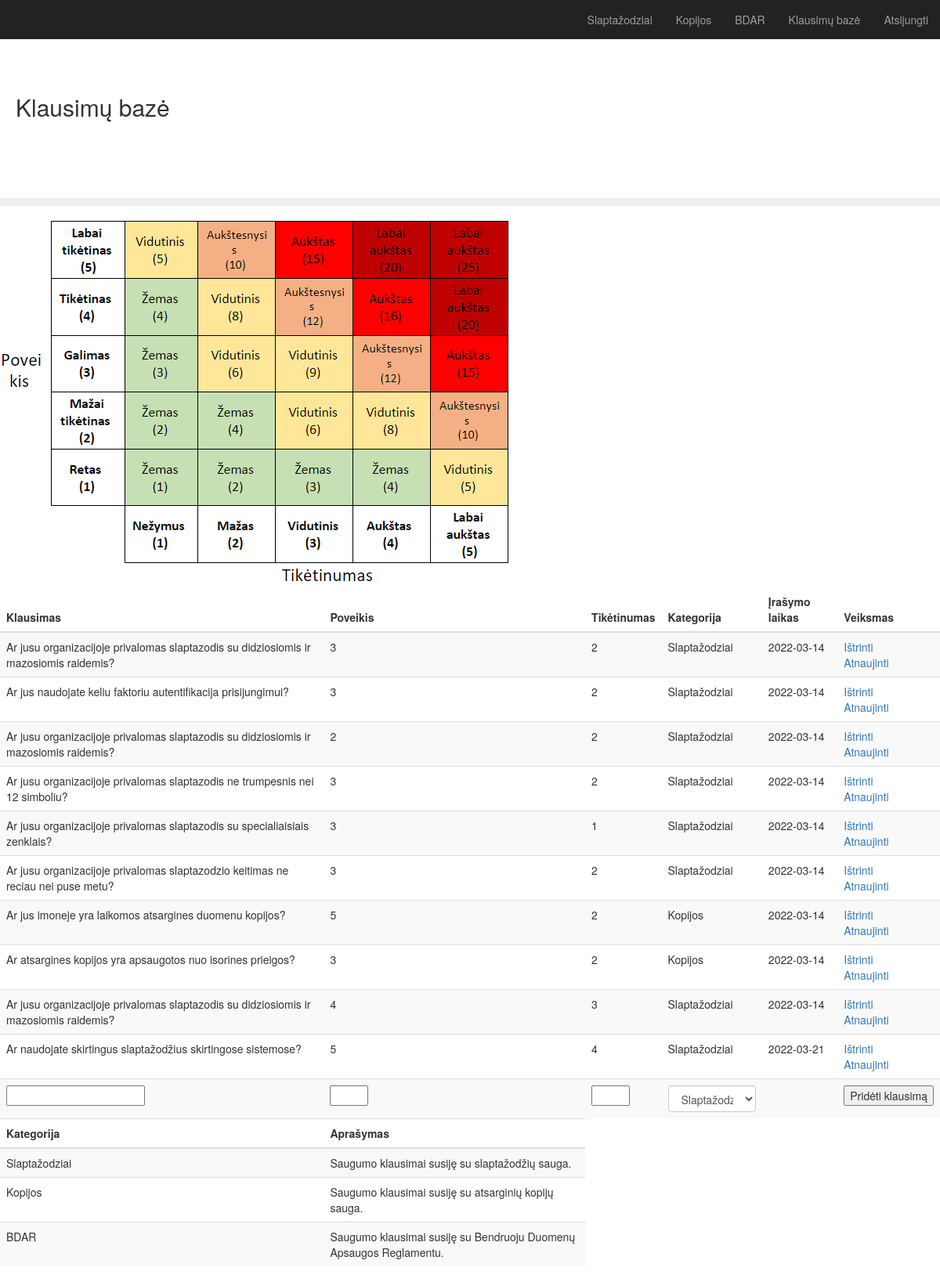
Page / (signed in) on the earlier database version.
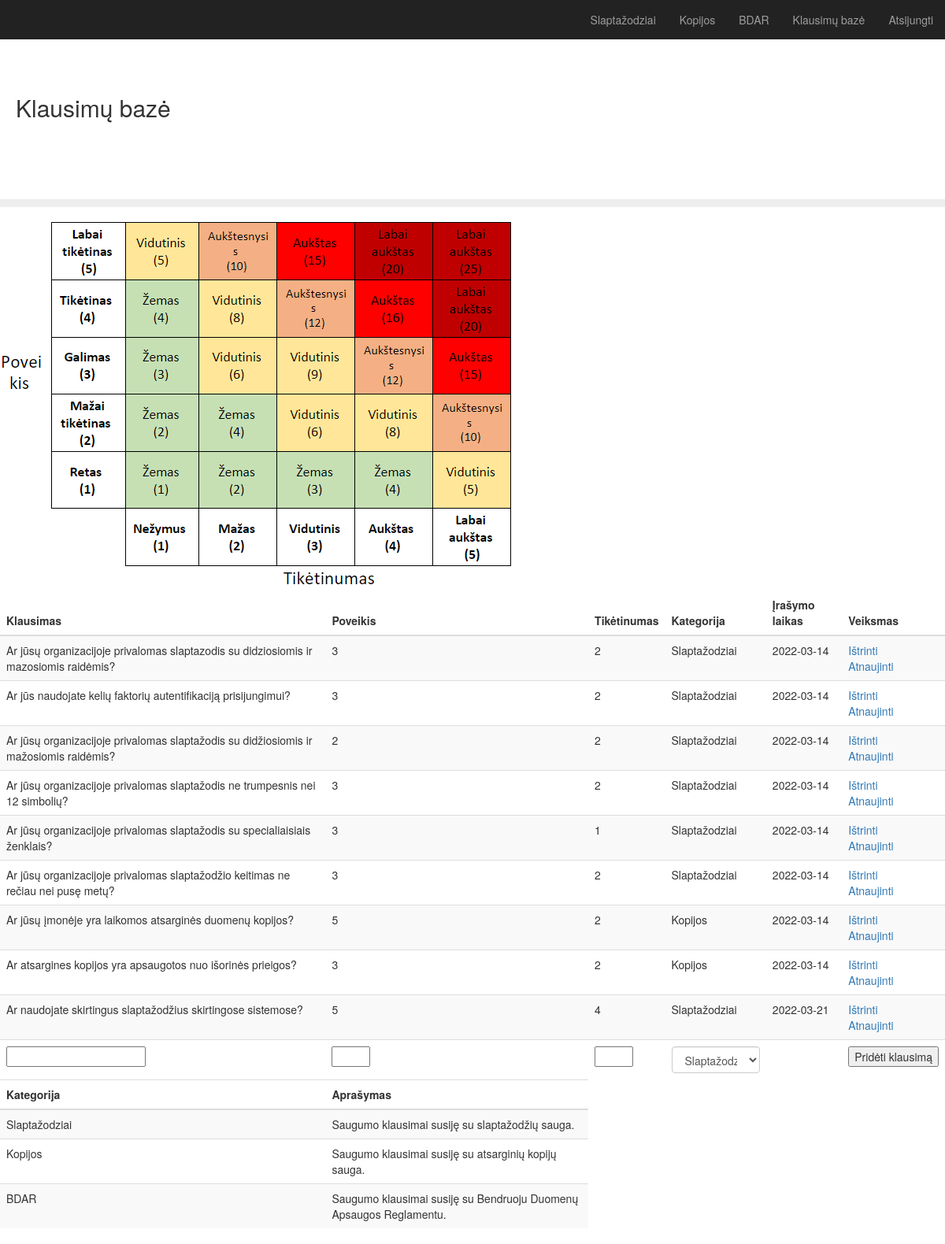
Same page on the later database version.
### app.py (models this page shows)
class Categories(db.Model):
    id = db.Column(db.Integer, primary_key=True)
    category = db.Column(db.String(25), nullable=False)
    description = db.Column(db.String(200), nullable=False)

class Question(db.Model):
    id = db.Column(db.Integer, primary_key=True)
    question = db.Column(db.String(200), nullable=False)
    impact = db.Column(db.Integer, nullable=False)
    likelihood = db.Column(db.Integer, nullable=False)
    category = db.Column(db.String(30), nullable=False)
    date_created = db.Column(db.DateTime, default=datetime.utcnow)

### app.py (the view)
@app.route('/', methods=['POST', 'GET'])
@login_required
def index():
    if request.method == 'POST':
        new_question = request.form['question']
        new_impact = request.form['impact']
        new_likelihood = request.form['likelihood']
        new_category = request.form['category']
        update = Question(question=new_question, impact=new_impact, likelihood=new_likelihood, category=new_category )
        try:
            db.session.add(update)
            db.session.commit()
            return redirect('/')
        except:
            return 'There was an issue adding your row'
    else:
        rows = Question.query.order_by(Question.date_created).all()
        categories = Categories.query.all()
        return render_template('index.html', rows=rows, categories=categories)

### app.py (called while the page is built)
@login_manager.user_loader
def load_user(user_id):
    return User.query.get(int(user_id))

### templates/index.html (shortened to what this page needs)
{% extends "bootstrap/base.html" %}
{% block styles %}
{{super()}}
<link rel="stylesheet" href="{{url_for('.static', filename='main.css')}}">
{% endblock %}
{% block content %}
    <nav class="navbar navbar-inverse navbar-fixed-top">
      <div class="container-fluid">
        <div id="navbar" class="navbar-collapse collapse">
          <ul class="nav navbar-nav navbar-right">
            {% for each in categories %}
            <li><a href="{{ url_for('survey',category=each.category) }}">{{each.category}}</a></li>
            {% endfor %}
            <li><a href="{{ url_for('index') }}">Klausimų bazė</a></li>
            <li><a href="{{ url_for('logout') }}">Atsijungti</a></li>
          </ul>
        </div>
      </div>
    </nav>
  <h2 class="sub-header">Klausimų bazė</h2>
          <div class="table-responsive">
            <table class="table table-striped">
              <thead>
                <tr>
                  <th>Klausimas</th>
                  <th>Poveikis</th>
                  <th>Tikėtinumas</th>
                  <th>Kategorija</th>
                  <th>Įrašymo laikas</th>
                  <th>Veiksmas</th>
                </tr>
              </thead>
              <tbody>
                {% for row in rows %}
                <tr>
                    <td>{{ row.question }}</td>
                    <td>{{ row.impact }}</td>
                    <td>{{ row.likelihood }}</td>
                    <td>{{ row.category }}</td>
                    <td>{{ row.date_created.date() }}</td>
                    <td>
                        <a href="/delete/{{row.id}}">Ištrinti</a>
                        <br>
                        <a href="/update/{{row.id}}">Atnaujinti</a>
                    </td>
                </tr>
            {% endfor %}
            <tr>
              <div class="form">
                  <form action="/" method="POST">
                      <td><input type="text" name="question" id="question"></td>
                      <td><input type="number" name="impact" id="impact" min="1" max="5" required></td>
                      <td><input type="number" name="likelihood" id="likelihood" min="1" max="5" required></td>
                      <td><select class="form-control" name="category">
                        {% for each in categories %}
                        <option value="{{each.category}}">{{each.category}}</option>
                        {% endfor %}
                      </select></td>
                      <td></td>
                      <td><input type="submit" value="Pridėti klausimą"></td>
                  </form>
              </div>
            </tr>
              </tbody>
              <thead>
                <tr>
                  <th>Kategorija</th>
                  <th>Aprašymas</th>
                </tr>
              </thead>
              <tbody>
                {% for each in categories %}
                <tr>
                    <td>{{ each.category }}</td>
                    <td>{{ each.description }}</td>
                    {% endfor %}
              </tbody>
                <img src="{{url_for('static', filename='risk_matrix.png')}}", valign="bottom" />
{% endblock %}

### static/main.css (style rules this page uses)
body { padding-top: 50px; }
.sub-header { padding-top: 50px; padding-bottom: 100px; border-bottom: 10px solid #eee; padding-right: 20px; padding-left: 20px; }
.navbar-fixed-top { border: 0; }

Differences in the rows shown:
removed Question: question "Ar jusu organizacijoje privalomas slaptazodis su didziosiomis ir mazosiomis raidemis?", impact "4", likelihood "3", category "Slaptažodziai", date_created "2022-03-14"
changed Question: question "Ar jusu organizacijoje privalomas slaptazodis su didziosiomis ir mazosiomis raidemis?" → "Ar jūsų organizacijoje privalomas slaptazodis su didziosiomis ir mazosiomis raidėmis?"
changed Question: question "Ar jus naudojate keliu faktoriu autentifikacija prisijungimui?" → "Ar jūs naudojate kelių faktorių autentifikaciją prisijungimui?"
changed Question: question "Ar jusu organizacijoje privalomas slaptazodis su didziosiomis ir mazosiomis raidemis?" → "Ar jūsų organizacijoje privalomas slaptažodis su didžiosiomis ir mažosiomis raidėmis?"
changed Question: question "Ar jusu organizacijoje privalomas slaptazodis ne trumpesnis nei 12 simboliu?" → "Ar jūsų organizacijoje privalomas slaptažodis ne trumpesnis nei 12 simbolių?"
changed Question: question "Ar jusu organizacijoje privalomas slaptazodis su specialiaisiais zenklais?" → "Ar jūsų organizacijoje privalomas slaptažodis su specialiaisiais ženklais?"
changed Question: question "Ar jusu organizacijoje privalomas slaptazodzio keitimas ne reciau nei puse metu?" → "Ar jūsų organizacijoje privalomas slaptažodžio keitimas ne rečiau nei pusę metų?"
changed Question: question "Ar jus imoneje yra laikomos atsargines duomenu kopijos?" → "Ar jūsų įmonėje yra laikomos atsarginės duomenų kopijos?"
changed Question: question "Ar atsargines kopijos yra apsaugotos nuo isorines prieigos?" → "Ar atsargines kopijos yra apsaugotos nuo išorinės prieigos?"
